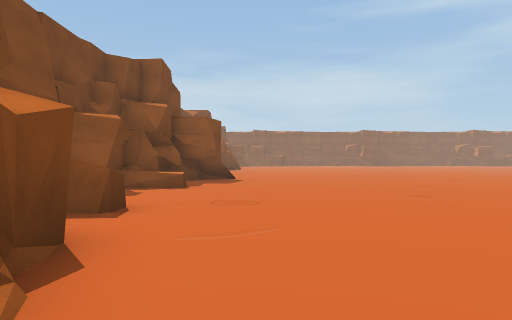
View 1 (above)

19 first-person views from a walk through a Unity game level. The camera is 1.3 m above the floor, looks level and sees 70° across. The floor is counted in squares, 2 m on a side. Each view is taken from the middle of a square. On the plan, view 1 faces up. The plan holds only what a view shows up to about 11 squares ahead; the rest is blank. The place goes on beyond the plan. Some surface patterns are stand-ins.

View 2
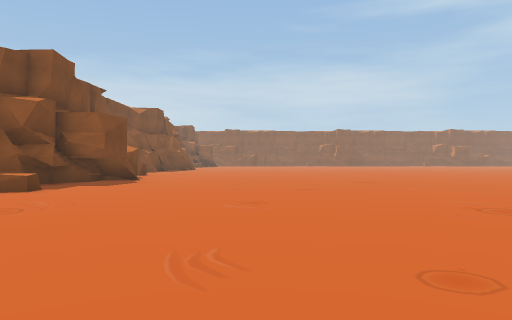

View 3
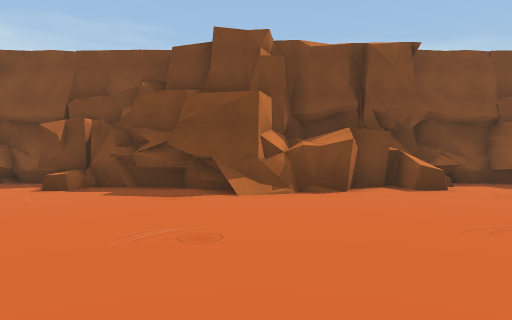

View 4
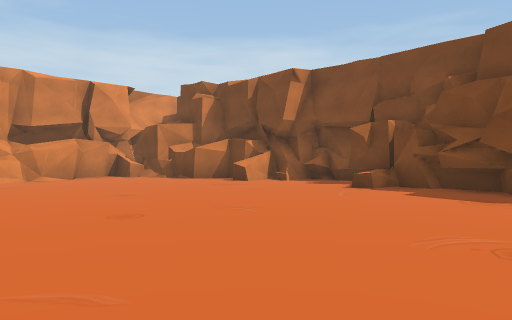

View 5
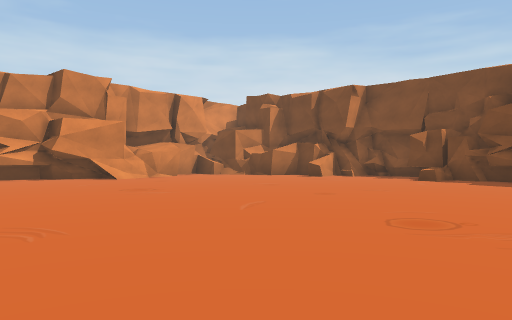

View 6
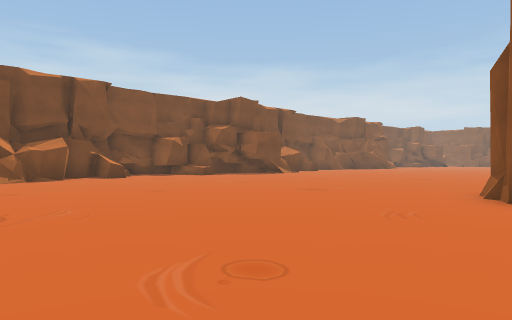

View 7
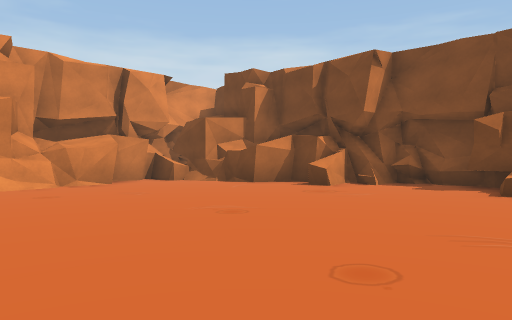

View 8
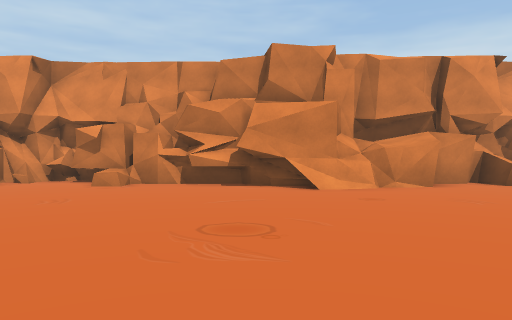

View 9
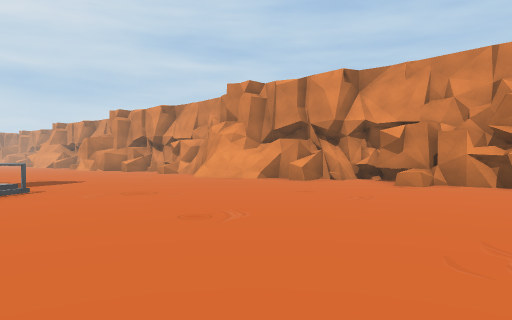

View 10
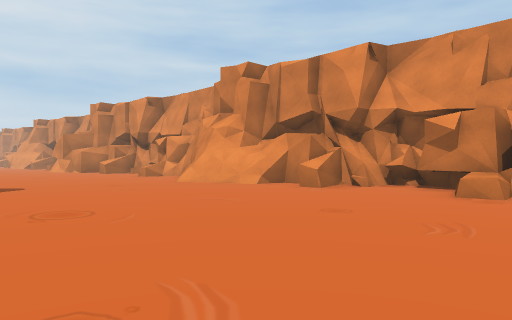

View 11
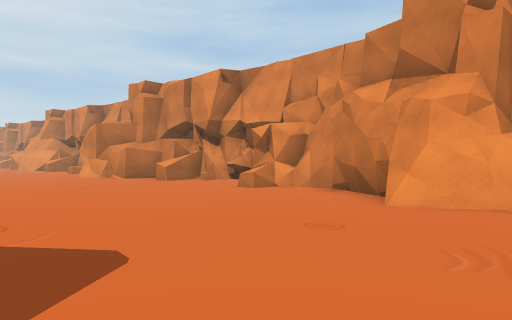

View 12
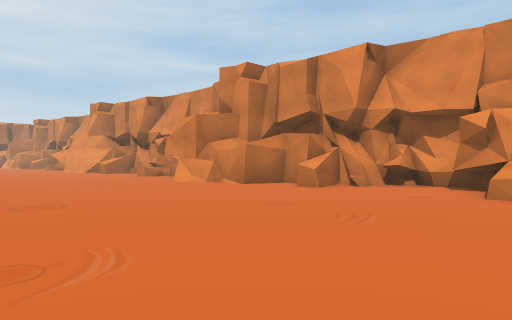

View 13
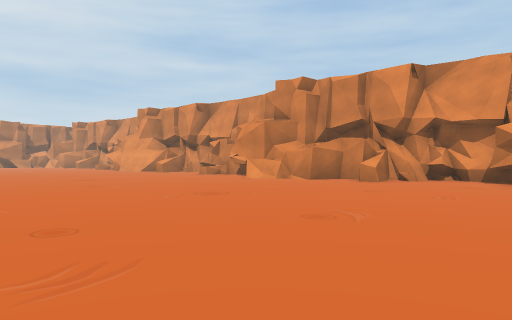

View 14
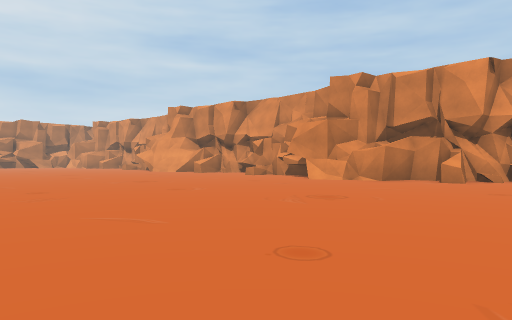

View 15
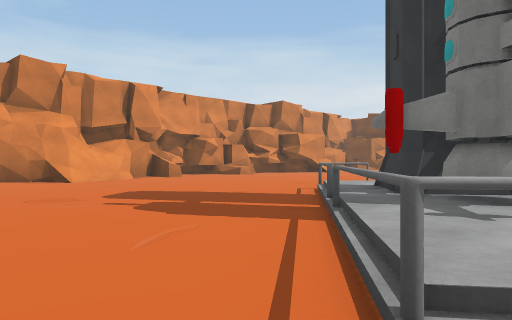

View 16
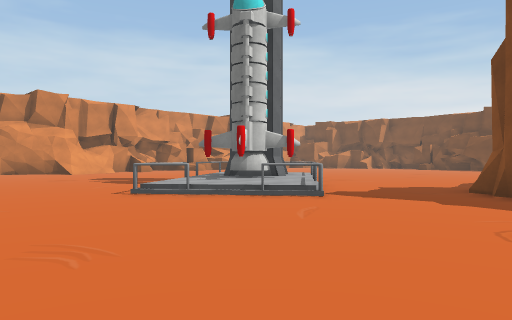

View 17
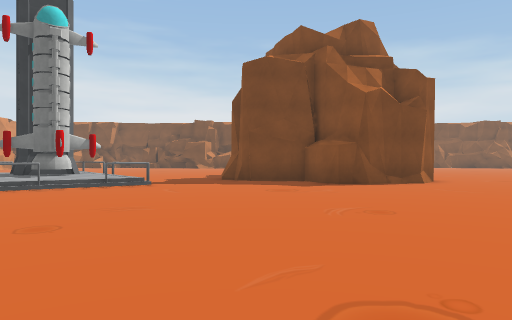

View 18
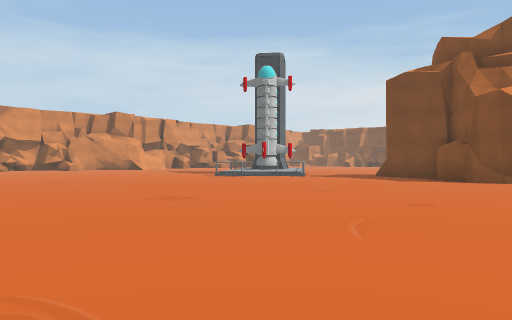

View 19
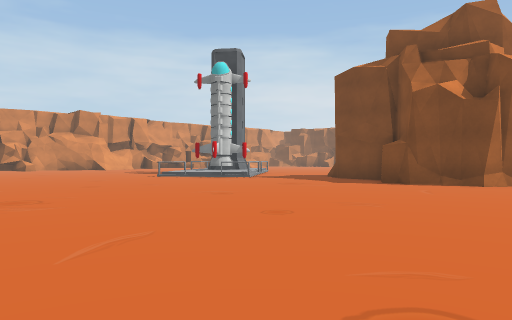

### Floor plan
Key: @ floor where view 1 was taken; # wall or solid block; . main floor; : floor 0.5 m higher than the main floor; / step, stairs or slope; = window, fence, low wall or low ledge; ^ raised ledge.
Columns run from 5 left of view 1 to 34 right of it. Each row starts with its distance up from view 1.
 12   ##............     ..      .. .
 11   ##............     ............ .
 10   #............      #............
  9   #^...........      #.............
  8  ##............      ##............
  7  #.............#     ##...........
  6  #.............#     .............
  5  ##^............   ##.............
  4   #.............   //.............
  3   ##..............................
  2    #................../#.........
  1    ##............ ... ::/........
  0   ##.@..........   ./##::... ....
 -1   ##.............   ###:#... ....
 -2   #.............    ####............
 -3   #^...........     ##..................
 -4  ##................:#...................
 -5  #.....................................
 -6 ##....................................
 -7  #//..................................
 -8  ##^..................................
 -9   #..................................
-10   ##................................
-11      ..............................
-12     #..#####...=..=.####..=...=.###
-13     ####  ######..###  ####...###
-14     ##         ##^##     ###.^##
-15                  ##        ####

Where each view was taken, in squares from view 1:
view 1: 0 up, 0 right, facing up
view 2: 1 up, 3 right, facing up
view 3: 1 up, 6 right, facing left
view 4: 1 up, 6 right, facing down-left
view 5: 1 up, 10 right, facing down-left
view 6: 1 down, 11 right, facing up-left
view 7: 2 down, 6 right, facing down-left
view 8: 3 down, 6 right, facing down
view 9: 3 down, 6 right, facing down-right
view 10: 5 down, 8 right, facing down-right
view 11: 6 down, 15 right, facing down-right
view 12: 5 down, 20 right, facing down-right
view 13: 2 down, 20 right, facing down-right
view 14: 1 down, 22 right, facing down-right
view 15: 0 up, 21 right, facing down-left
view 16: 6 up, 23 right, facing down-left
view 17: 5 up, 27 right, facing left
view 18: 11 up, 29 right, facing down-left
view 19: 12 up, 27 right, facing down-left
